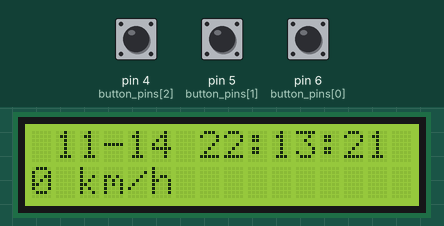
This sketch was run on a simulated Arduino Uno, built with avr-gcc and run on an emulated ATmega328P. Shown: 16×2 character LCD. The test bench sets the inputs (shaded band); at power-on: pin 4 (button_pins[2]) HIGH, pin 5 (button_pins[1]) HIGH, pin 6 (button_pins[0]) HIGH. The local clock reads 2024-03-15 10:24:30 at power-on unless the sketch sets it.

Above: at 1.2 s.
1.3 s: pin 4 (button_pins[2]) pulled LOW for 0.15 s
At 2.2 s:
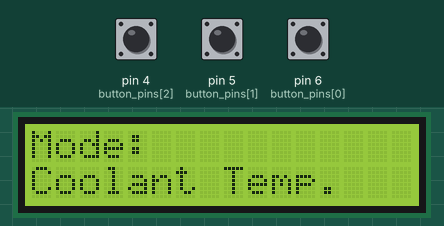
4.4 s: pin 5 (button_pins[1]) pulled LOW for 0.15 s
At 5.3 s:
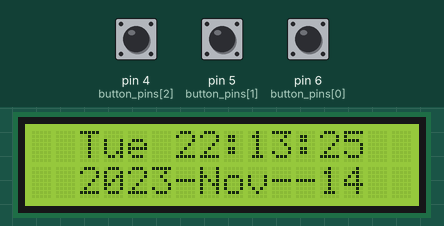
7.5 s: pin 4 (button_pins[2]) pulled LOW for 1 s
At 8.4 s:
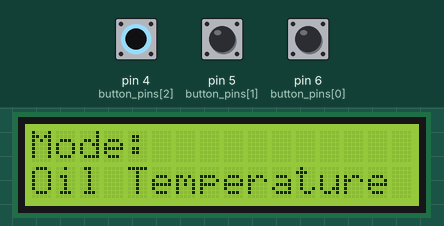
10.1 s: pin 4 (button_pins[2]) pulled LOW for 0.15 s
At 11.0 s:
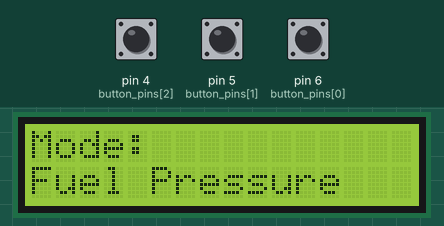
12.7 s: pin 5 (button_pins[1]) pulled LOW for 1 s
At 13.4 s:
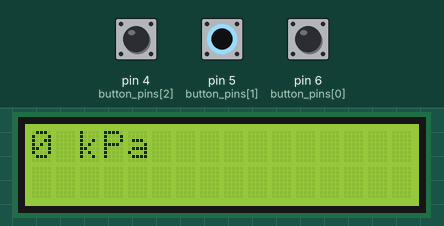
15.2 s: pin 4 (button_pins[2]) pulled LOW for 3.2 s
At 17.2 s:
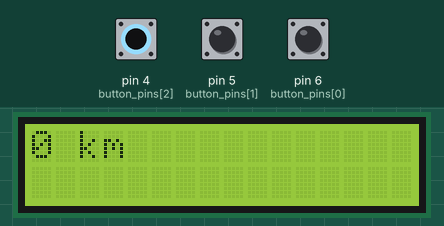
Timing chart, 0 to 18.7 s (numbered marks = the images above; inputs shaded):
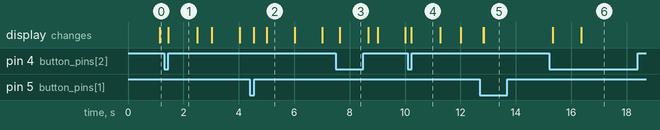

The sketch:

vmks_project_2023.ino
```cpp
#include <RTClib.h>
#include <Wire.h>
#include <LiquidCrystal_I2C.h>
#include <SoftwareSerial.h>

LiquidCrystal_I2C lcd = LiquidCrystal_I2C(0x27, 16, 2);
RTC_DS3231 rtc;

SoftwareSerial primary_bluetooth(16, 14);
SoftwareSerial secondary_bluetooth(8, 9);

#define MODE_SPEED 13
#define MODE_COOLANT 5
#define MODE_OIL_TEMP 92
#define MODE_FUEL_PRESSURE 10
#define MODE_DISTANCE 49

String lcd_first_line;
String lcd_second_line;

char months[12][4] = {"Jan\0", "Feb\0", "Mar\0", "Apr\0", "May\0", "Jun\0", "Jul\0", "Aug\0", "Sep\0", "Oct\0", "Nov\0", "Dec\0"};
char weekday[7][4] = {"Sun\0", "Mon\0", "Tue\0", "Sat\0", "Thr\0", "Fri\0"};

int cur;
byte button_pins[3] = {6, 5, 4};
bool button_state[3];

char last;

byte clock_state = 0;
byte clock_buff = 90;

byte idx = 0;
byte prev_cmd = -1;
int commands[5] = {MODE_SPEED, MODE_COOLANT, MODE_OIL_TEMP, MODE_FUEL_PRESSURE, MODE_DISTANCE};


void print_time_segment(byte segment) {
  if (segment < 10) {
    lcd.print('0');
  }

  lcd.print(segment);
}

void print_time(int state) {
  DateTime now = rtc.now();

  switch(state) {
    case 1:
      if (last != now.minute() || clock_buff != state) {
        lcd.clear();
        lcd.setCursor(2, 1);

        lcd.print(now.year());
        lcd.print("-");
        lcd.print(months[now.month() - 1]);
        lcd.print("--");
        print_time_segment(now.day());
        lcd.print(" ");

        lcd.setCursor(2, 0);

        lcd.print(weekday[now.dayOfTheWeek()]);
        lcd.print(" ");

        print_time_segment(now.hour());
        lcd.print(":");
        print_time_segment(now.minute());
        lcd.print(":");
      }

      lcd.setCursor(12, 0);
      print_time_segment(now.second());
      lcd.print("     ");

      last = now.minute();
      clock_buff = state;
      break;

    case 0:
      lcd.setCursor(1, 0);

      if (last != now.minute() || clock_buff != state) {
        lcd.clear();
        lcd.setCursor(1, 0);
        print_time_segment(now.month());
        lcd.print("-");
        print_time_segment(now.day());
        lcd.print(" ");
        print_time_segment(now.hour());
        lcd.print(":");
        print_time_segment(now.minute());
        lcd.print(":");
      }

      lcd.setCursor(13, 0);
      print_time_segment(now.second());
      lcd.print("     ");

      last = now.minute();
      clock_buff = state;
      break;
    case 2:
        if (clock_buff != state) {
          lcd.clear();
        }
        clock_buff = state;
        return;
  }
}

int get_data(SoftwareSerial *bluetooth_module) {
     if (bluetooth_module->available()) {
       String str = bluetooth_module->readStringUntil('\0');

       return str.toInt();
     }
}

int get_speed() {

}

void mode_switching(char *message) {
  lcd.clear();
  lcd.setCursor(0, 0);
  lcd.print("Mode: ");
  lcd.setCursor(0, 1);
  lcd.print(message);
  delay(1000);
  lcd.clear();
  clock_buff = -1;
}

void preview_data(int command_idx) {
  switch (commands[command_idx]) {
    case MODE_SPEED:
        mode_switching("Vehicle Speed");
      break;
    case MODE_COOLANT:
        mode_switching("Coolant Temp.");
    break;
      case MODE_OIL_TEMP:
          mode_switching("Oil Temperature");
    break;
      case MODE_FUEL_PRESSURE:
          mode_switching("Fuel Pressure");
    break;
      case MODE_DISTANCE:
          mode_switching("Distance");
      break;
  }
}

void lcd_print(int clock_state, int command) {
  clock_state %= 3;

  int res;

  if (command != prev_cmd) {
    secondary_bluetooth.println(commands[command]);

    preview_data(command);
    lcd.clear();

    prev_cmd = command;
  }

  lcd.setCursor(0, 1);

  if (clock_state == 2) {
    lcd.setCursor(0, 0);
  }

  res = get_data(&secondary_bluetooth);

  if (clock_state != 1) {
    switch(commands[command]) {
      case MODE_SPEED:
        lcd.print(res);
        lcd.print(" km/h              ");
        break;
      case MODE_COOLANT:
        lcd.print(res);
        lcd.print(" deg C             ");
        break;
      case MODE_OIL_TEMP:
        lcd.print(res);
        lcd.print(" deg C             ");
        break;
      case MODE_FUEL_PRESSURE:
        lcd.print(res * 3);
        lcd.print(" kPa               ");
        break;
      case MODE_DISTANCE:
        //int mod = res % 256;
        //res -= mod;
        //res = float()
        lcd.print(res);
        lcd.print(" km                ");
        break;
    }

  }

  print_time(clock_state);


}
//*/

void setup() {
  // put your setup code here, to run once:
  Serial.begin(9600);
  primary_bluetooth.begin(9600);
  secondary_bluetooth.begin(9600);

  rtc.begin();
  Wire.begin();
  rtc.adjust(DateTime(F(__DATE__),F(__TIME__)));
  lcd.init();
  lcd.backlight();
  lcd.clear();

  pinMode(8, INPUT);
  pinMode(9, OUTPUT);

  pinMode(16, INPUT);
  pinMode(14, OUTPUT);

  for (int i = 0; i < 3; i++) {
    pinMode(button_pins[i], INPUT_PULLUP);
  }

}


void loop() {
  for (int i = 0; i < 3; i++) {
    cur = digitalRead(button_pins[i]);

    if (cur != button_state[i]) {
      button_state[i] = cur;
      if (button_state[i] == 0) {
        bool first_button = digitalRead(button_pins[0]);
        bool second_button = digitalRead(button_pins[1]);
        bool third_button = digitalRead(button_pins[2]);

        delay(100);

        if (!digitalRead(button_pins[(i + 1) % 3])) {
          delay(900);
          if (!digitalRead(button_pins[(i + 2) % 3])) {
            lcd.clear();
            lcd.init();
            //lcd.print("RESET");
            lcd.clear();
            delay(100);
            clock_buff = 90;
            continue;
          }
        }

        if (!first_button && second_button && third_button) {
          idx--;
        }

        if (first_button && second_button && !third_button) {
          idx++;
        }

        if (first_button && !second_button && third_button) {
          clock_state++;
        }

      }
    }
  }

  lcd_print(clock_state, idx % 5);

  //Serial.println((float)analogRead(10) / 1024 * 5);

}
```

Measured:
- after the input at 1.3 s, the display: changes after 0.15 s (image 1)
- after the input at 4.4 s, the display: first changes after 0.15 s (image 2 shows a later state)
- after the input at 7.5 s, the display: changes after 0.14 s (image 3)
- after the input at 10.1 s, the display: changes after 0.13 s (image 4)
- after the input at 12.7 s, the display: first changes after 0.13 s (image 5 shows a later state)
- after the input at 15.2 s, the display: first changes after 0.13 s (image 6 shows a later state)
- what the display in image 2 shows lasts 1.0 s, from 5.0 s to 6.0 s
